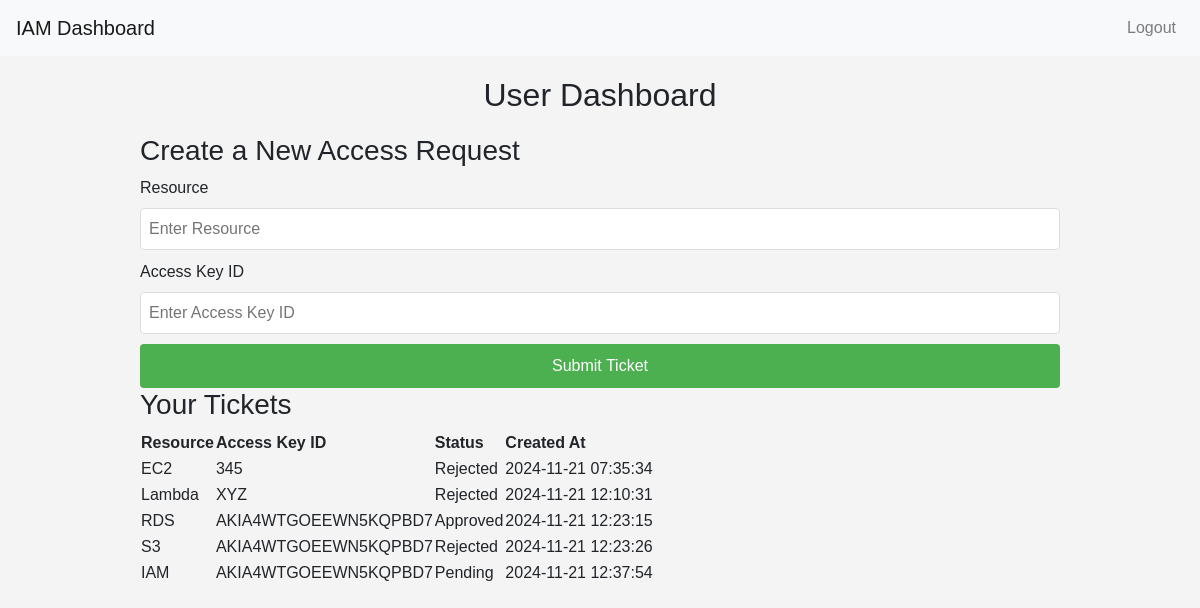
Page /dashboard (signed in) on the committed database.
### app.py (models this page shows)
class Ticket(db.Model):
    id = db.Column(db.Integer, primary_key=True)
    resource = db.Column(db.String(120), nullable=False)
    access_key_id = db.Column(db.String(120), nullable=False)
    status = db.Column(db.String(10), default="Pending")
    user_id = db.Column(db.Integer, db.ForeignKey('user.id'), nullable=False)
    user = db.relationship('User', backref=db.backref('tickets', lazy=True))
    created_at = db.Column(db.DateTime, default=datetime.datetime.utcnow)

### app.py (the view, shortened to what this page needs)
@app.route('/dashboard', methods=['GET', 'POST'])
def dashboard():
    if 'user_id' not in session:
        flash("You must be logged in to access this page!", "danger")
        return redirect(url_for('login'))
    tickets = Ticket.query.filter_by(user_id=session['user_id']).all()
    return render_template('dashboard.html', tickets=tickets)

### templates/dashboard.html (shortened to what this page needs)
{% extends 'base.html' %}
{% block content %}
    <h2>User Dashboard</h2>
    <h3>Create a New Access Request</h3>
    <form method="POST">
        <label for="resource">Resource</label>
        <input type="text" id="resource" name="resource" placeholder="Enter Resource" required>
        <label for="access_key_id">Access Key ID</label>
        <input type="text" id="access_key_id" name="access_key_id" placeholder="Enter Access Key ID" required>
        <button type="submit">Submit Ticket</button>
    </form>
    <h3>Your Tickets</h3>
    <table>
        <tr>
            <th>Resource</th>
            <th>Access Key ID</th>
            <th>Status</th>
            <th>Created At</th>
        </tr>
        {% for ticket in tickets %}
        <tr>
            <td>{{ ticket.resource }}</td>
            <td>{{ ticket.access_key_id }}</td>
            <td>{{ ticket.status }}</td>
            <td>{{ ticket.created_at.strftime('%Y-%m-%d %H:%M:%S') }}</td>
        </tr>
        {% endfor %}
    </table>
{% endblock %}

### templates/base.html (shortened to what this page needs)
<!DOCTYPE html>
<html lang="en">
<head>
    <link rel="stylesheet" href="https://stackpath.bootstrapcdn.com/bootstrap/4.5.2/css/bootstrap.min.css">
    <link rel="stylesheet" href="{{ url_for('static', filename='styles.css') }}">
</head>
<body>
    <nav class="navbar navbar-expand-lg navbar-light bg-light">
        <a class="navbar-brand" href="#">IAM Dashboard</a>
        <div class="collapse navbar-collapse">
            <ul class="navbar-nav ml-auto">
                {% if 'user_id' in session %}
                <li class="nav-item">
                    <a class="nav-link" href="{{ url_for('logout') }}">Logout</a>
                </li>
                {% else %}
                <li class="nav-item">
                    <a class="nav-link" href="{{ url_for('login') }}">Login</a>
                </li>
                {% endif %}
            </ul>
        </div>
    </nav>
    <div class="container">
        {% block content %}{% endblock %}
    </div>
</body>
</html>

### static/styles.css (style rules this page uses)
body { font-family: Arial, sans-serif; background-color: #f4f4f4; }
.container { width: 80%; margin: auto; padding: 20px; }
h2 { text-align: center; margin-bottom: 20px; }
input { width: 100%; padding: 8px; box-sizing: border-box; margin-bottom: 10px; border: 1px solid #ddd; border-radius: 4px; }
button { width: 100%; padding: 10px; background-color: #4CAF50; color: white; border: none; border-radius: 4px; cursor: pointer; }
a { color: #4CAF50; }

### rows in the picture
Ticket: resource "EC2", access_key_id "345", status "Rejected", created_at "2024-11-21 07:35:34"
Ticket: resource "Lambda", access_key_id "XYZ", status "Rejected", created_at "2024-11-21 12:10:31"
Ticket: resource "RDS", access_key_id "AKIA4WTGOEEWN5KQPBD7", status "Approved", created_at "2024-11-21 12:23:15"
Ticket: resource "S3", access_key_id "AKIA4WTGOEEWN5KQPBD7", status "Rejected", created_at "2024-11-21 12:23:26"
Ticket: resource "IAM", access_key_id "AKIA4WTGOEEWN5KQPBD7", status "Pending", created_at "2024-11-21 12:37:54"
